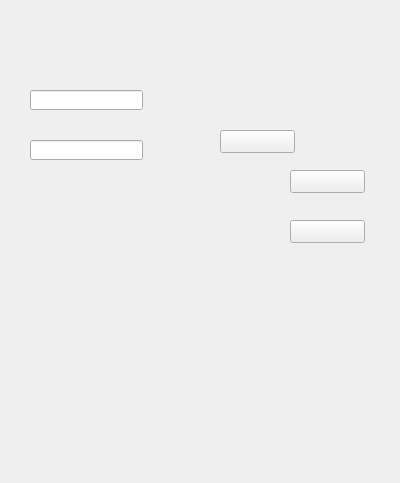
<?xml version="1.0" encoding="UTF-8"?>
<ui version="4.0">
 <class>DatabaseLogin</class>
 <widget class="QWidget" name="DatabaseLogin">
  <property name="geometry">
   <rect>
    <x>0</x>
    <y>0</y>
    <width>400</width>
    <height>483</height>
   </rect>
  </property>
  <property name="windowTitle">
   <string>Form</string>
  </property>
  <widget class="QLabel" name="labelTitle">
   <property name="geometry">
    <rect>
     <x>60</x>
     <y>170</y>
     <width>71</width>
     <height>21</height>
    </rect>
   </property>
   <property name="text">
    <string/>
   </property>
  </widget>
  <widget class="QLineEdit" name="passwordEdit">
   <property name="geometry">
    <rect>
     <x>30</x>
     <y>140</y>
     <width>113</width>
     <height>20</height>
    </rect>
   </property>
  </widget>
  <widget class="QLabel" name="ico_label">
   <property name="geometry">
    <rect>
     <x>210</x>
     <y>310</y>
     <width>54</width>
     <height>12</height>
    </rect>
   </property>
   <property name="text">
    <string/>
   </property>
  </widget>
  <widget class="QPushButton" name="closeButton">
   <property name="geometry">
    <rect>
     <x>290</x>
     <y>170</y>
     <width>75</width>
     <height>23</height>
    </rect>
   </property>
   <property name="text">
    <string/>
   </property>
  </widget>
  <widget class="QPushButton" name="minButton">
   <property name="geometry">
    <rect>
     <x>290</x>
     <y>220</y>
     <width>75</width>
     <height>23</height>
    </rect>
   </property>
   <property name="text">
    <string/>
   </property>
  </widget>
  <widget class="QLabel" name="labelLogin">
   <property name="geometry">
    <rect>
     <x>210</x>
     <y>280</y>
     <width>54</width>
     <height>12</height>
    </rect>
   </property>
   <property name="text">
    <string/>
   </property>
  </widget>
  <widget class="QLineEdit" name="usernameEdit">
   <property name="geometry">
    <rect>
     <x>30</x>
     <y>90</y>
     <width>113</width>
     <height>20</height>
    </rect>
   </property>
  </widget>
  <widget class="QPushButton" name="loginBtn">
   <property name="geometry">
    <rect>
     <x>220</x>
     <y>130</y>
     <width>75</width>
     <height>23</height>
    </rect>
   </property>
   <property name="text">
    <string/>
   </property>
  </widget>
  <widget class="QLabel" name="Warnning">
   <property name="geometry">
    <rect>
     <x>120</x>
     <y>350</y>
     <width>54</width>
     <height>12</height>
    </rect>
   </property>
   <property name="text">
    <string/>
   </property>
  </widget>
  <zorder>labelTitle</zorder>
  <zorder>closeButton</zorder>
  <zorder>minButton</zorder>
  <zorder>labelLogin</zorder>
  <zorder>usernameEdit</zorder>
  <zorder>loginBtn</zorder>
  <zorder>passwordEdit</zorder>
  <zorder>ico_label</zorder>
  <zorder>Warnning</zorder>
 </widget>
 <resources/>
 <connections/>
</ui>
